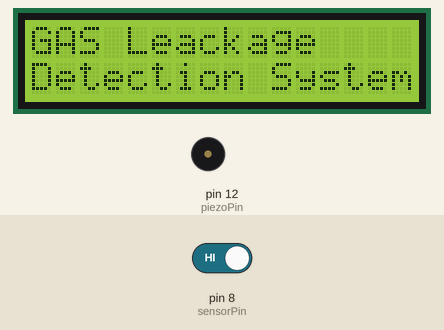
A sketch run on a simulated Arduino Uno, built with avr-gcc and run on an emulated ATmega328P. Parts: 16×2 character LCD, buzzer (waves = sounding). The inputs (shaded band) are chosen by the test bench; at power-on: pin 8 (sensorPin) HIGH. The modem accepts every AT command (registered, SIM ready, sends succeed) and sends nothing else; what the sketch prints to the serial monitor is not drawn.

Above: at 2.2 s.
2.3 s: pin 8 (sensorPin) driven LOW
At 2.7 s:
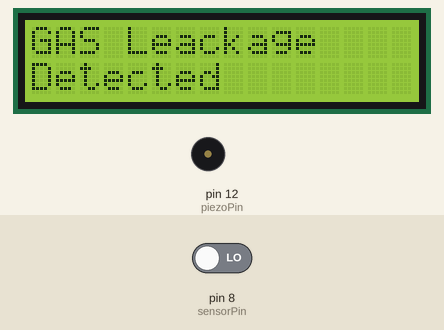
At 4.7 s:
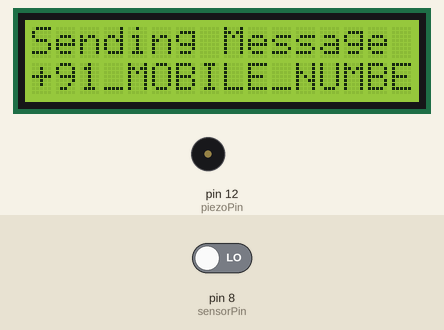
Timing chart, 0 to 14.0 s (numbered marks = the images above; inputs shaded):
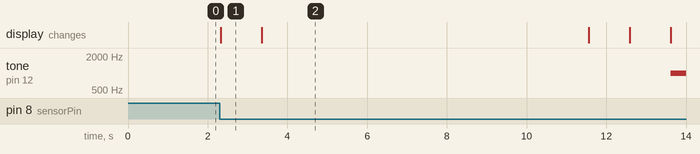

Measured:
- after the input at 2.3 s, tone on pin 12 (piezoPin): silent → 1000 Hz after 11.3 s; the display: changes at once (image 1)
- what the display in image 1 shows lasts 1.1 s, from 2.3 s to 3.4 s

The sketch:

leakage_detection.ino
```cpp
/* Schematics
 * GSM --> Arduino
 * GND --> GND
 * TX  --> D9
 * RX  --> D10
 *
 * MQ-5 --> Arduino
 * VCC --> 5V
 * GND --> GND
 * D0  --> D8
 *
 * PIEZO --> Arduino
 * VCC   --> 5V
 * BLACK --> D12
 *
 * 16x2 CLCD DISPLAY I2C --> Arduino
 * VCC --> 5V
 * GND --> GND
 * SDA --> A4
 * SCL --> A5
 */

#include <SoftwareSerial.h>
#include <Wire.h>
#include <LiquidCrystal_I2C.h>
SoftwareSerial myGsm(9, 10);
LiquidCrystal_I2C lcd(0x3F, 2, 1, 0, 4, 5, 6, 7, 3, POSITIVE); //16x2 CLCD Display
char msg;

int sensorPin = 8;
int piezoPin = 12;
int gas_value;
String mblNo = "+91_MOBILE_NUMBER";

void setup()
{
  //CLCD Display
  lcd.begin(16,2);
  lcd.backlight();
  lcd.setCursor(0,0);
  lcd.print("GAS Leackage");
  lcd.setCursor(0,1);
  lcd.print("Detection System");

  Serial.println("GAS Leackage Detection System");
  myGsm.begin(9600);                                      // Setting the baud rate of GSM Module Communication
  pinMode(sensorPin,INPUT);
  Serial.begin(9600);                                     // Setting the baud rate of Serial Communication
  delay(1000);
}

void loop()
{
  gas_value=digitalRead(sensorPin);
  Serial.println(gas_value);
  if(gas_value == 0)
  {
    SendMessage();
    tone(piezoPin, 1000, 100000);
    delay(10000000);
  }

  if (myGsm.available()>0)
    Serial.write(myGsm.read());
}

void SendMessage()
{
  lcd.clear();
  lcd.setCursor(0,0);
  lcd.print("GAS Leackage");
  lcd.setCursor(0,1);
  lcd.print("Detected");
  delay(1000);

  lcd.clear();
  lcd.setCursor(0,0);
  lcd.print("Sending Message");
  lcd.setCursor(0,1);
  lcd.print(mblNo);
  delay(1000);

  myGsm.println("AT+CMGF=1");                             // Sets the GSM Module in Text Mode
  delay(1000);                                            // Delay of 1000 milli seconds or 1 second
  myGsm.println("AT+CMGS=\""+mblNo+"\"\r");               // Receipant's mobile number
  delay(1000);
  myGsm.print("Security Alert...");                       // SMS Text 1st Line
  myGsm.println("GAS Leackage Detected!");                // SMS Text 2nd Line
  delay(100);
  myGsm.println((char)26);
  delay(5000);

  lcd.clear();
  lcd.setCursor(0,0);
  lcd.print("Message Sent!");
  delay(1000);

  lcd.clear();
  lcd.setCursor(0,0);
  lcd.print("Alert Activated!");
  delay(1000);

  lcd.clear();
  lcd.setCursor(0,0);
  lcd.print("Press Reset");
  lcd.setCursor(0,1);
  lcd.print("To Stop Alert...");
}
```
